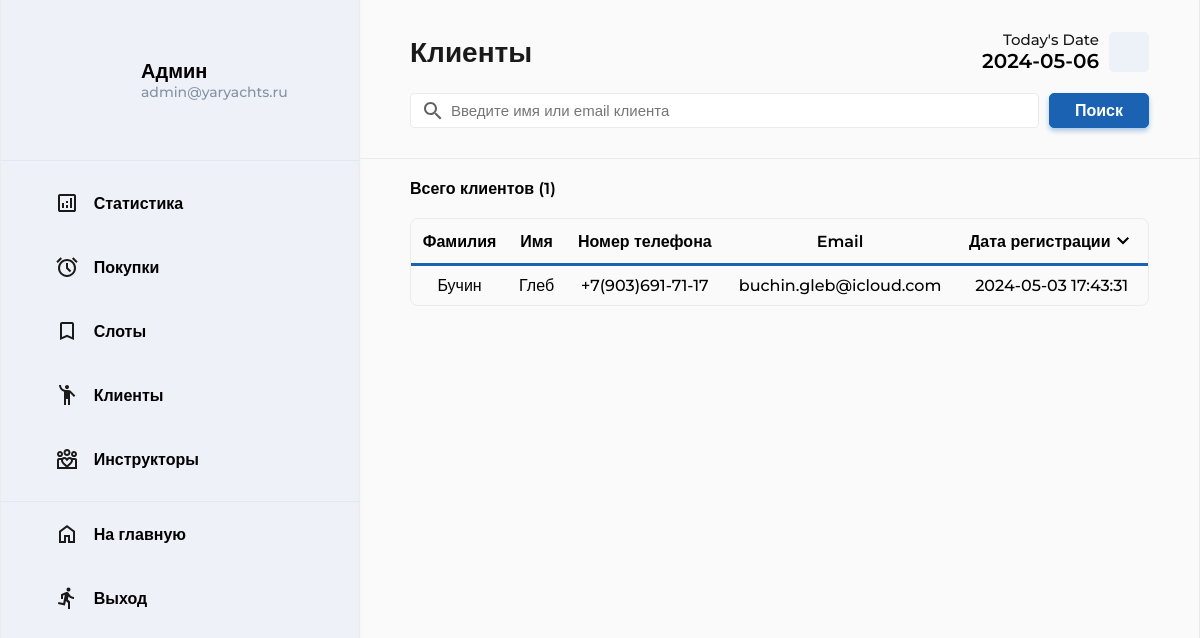
The app's page /admin/clients.php (signed in) with its own data.
### tables this page shows
CREATE TABLE `clients` (
  `client_id` int(11) NOT NULL,
  `user_id` int(11) NOT NULL,
  `client_surname` varchar(50) NOT NULL,
  `client_name` varchar(50) NOT NULL,
  `client_phone` varchar(20) NOT NULL
);

CREATE TABLE `users` (
  `user_id` int(11) NOT NULL,
  `email` varchar(255) NOT NULL,
  `password` varchar(255) NOT NULL,
  `role_id` int(11) NOT NULL,
  `created` timestamp NOT NULL DEFAULT CURRENT_TIMESTAMP
);

### app/database/db.php (called while the page is built, shortened)
<?php
require 'connection.php';
function dbCheckError($query){
    $errInfo = $query->errorInfo();
    return true;
}
function countRows($table, $params = []) {
    global $pdo;
    $sql = "SELECT COUNT(*) as total_rows FROM $table";
    $query = $pdo->prepare($sql);
    $query->execute();
    $result = $query->fetch(PDO::FETCH_ASSOC);
    return $result['total_rows'];
}

### admin/clients.php (the view, shortened to what this page needs)
<?php
    include "./../app/database/db.php";
?>
<!DOCTYPE html>
<html lang="en">
<head>
    <link rel="stylesheet" href="../assets/css/dashboard.css">
    <link rel="stylesheet" href="../assets/css/dashmedia.css">
</head>
<body>
    <div class="dashboard">
        <?php include("../app/include/admin_sidebar.php"); ?>
        <div class="body">
            <header class="header">
                <h1 class="header__title">Клиенты</h1>
                <form action="" method="post" class="header__search">
                    <input type="search" id="search" name="search" class="header__searchbar" placeholder="Введите имя или email клиента">
                    <button type="Submit" name="search__btn" value="Search" class="primary__btn search__btn">Поиск</button>
                </form>
                <div class="header__calendar">
                    <div class="calendar__text">
                        <p class="calendar__title">Today's Date</p>
                        <p class="calendar__date">
                            <?php
                                $date = date('Y-m-d');
                                echo $date;
                            ?>
                        </p>
                    </div>
                    <div class="calendar__img">
                        <lord-icon src="https://cdn.lordicon.com/abfverha.json" trigger="hover" colors="primary:#1a1a1a" style="width:40px;height:40px"></lord-icon>
                    </div>
                </div>
            </header>
            <main class="main">
                <div class="main__container">
                    <div class="row__counter">Всего клиентов&nbsp;(<?=$totalClients = countRows("clients")?>)</div>
                    <div class="table__container">
                        <table class="main__table">
                            <thead>
                                <tr>
                                    <th>Фамилия</th>
                                    <th>Имя</th>
                                    <th>Номер телефона</th>
                                    <th>Email</th>
                                    <th><p class="th__data__text">Дата регистрации <svg xmlns="http://www.w3.org/2000/svg" height="24" viewBox="0 -960 960 960" width="24"><path d="M480-345 240-585l56-56 184 184 184-184 56 56-240 240Z"/></svg></p></th>
                                </tr>
                            </thead>
                            <tbody>
                                <?php
                                    if($_SERVER['REQUEST_METHOD'] === 'POST' && isset($_POST['search__btn'])){
                                        $keyword=trim($_POST["search"]);
                                        $sql = "SELECT clients.client_id, clients.client_surname, clients.client_name, clients.client_phone, users.email, users.created
                                        FROM clients
                                        INNER JOIN users ON clients.user_id = users.user_id
                                        WHERE users.email = '$keyword' OR users.email LIKE '$keyword%' OR users.email LIKE '%$keyword' OR users.email LIKE '%$keyword%'
                                        OR clients.client_surname = '$keyword' OR clients.client_surname LIKE '$keyword%' OR clients.client_surname LIKE '%$keyword' OR clients.client_surname LIKE '%$keyword%'
                                        OR clients.client_name = '$keyword' OR clients.client_name LIKE '$keyword%' OR clients.client_name LIKE '%$keyword' OR clients.client_name LIKE '%$keyword%'
                                        OR CONCAT(clients.client_surname, ' ', clients.client_name) = '$keyword' OR CONCAT(clients.client_name, ' ', clients.client_surname) = '$keyword'";
                                    }else{
                                        $sql = "SELECT clients.client_id, clients.client_surname, clients.client_name, clients.client_phone, users.email, users.created
                                        FROM clients
                                        INNER JOIN users ON clients.user_id = users.user_id
                                        ORDER BY users.created DESC";
                                    }
                                    $query = $pdo->prepare($sql);
                                    $query->execute();
                                    $rowCount = $query->rowCount();
                                    if($rowCount > 0){
                                        while ($row = $query->fetch()) {
                                            echo "<tr>
                                            <td>".$row["client_surname"]."</td>
                                            <td>".$row["client_name"]."</td>
                                            <td style = 'white-space: nowrap'>".$row["client_phone"]."</td>
                                            <td>".$row["email"]."</td>
                                            <td>".$row["created"]."</td>
                                            </tr>";
                                        }
                                    }
                                ?>
                            </tbody>
                        </table>
                    </div>
                </div>
            </main>
        </div>
    </div>
</body>
</html>

### assets/css/dashboard.css (style rules this page uses)
body { background: var(--bg-white); line-height: normal; }
.dashboard { min-height: 100vh; max-width: 1920px; margin: 0 auto; }
.body { height: 100vh; overflow-y: auto; margin-left: 360px ; border-right: 1.5px solid var(--primary-border); box-shadow: 0 0px 0px 2px rgba(240, 240, 240, 0.3); }
.primary__btn { background-color: var(--accent-blue); border: 1px solid var(--accent-blue); box-shadow: 0 3px 5px 0 var(--light-blue); color: #fff; font-size: 16px; font-weight: 600; border-radius: 5px; transition: all .3s ease-in-out; }
.header { display: flex; justify-content: space-between; align-items: center; padding: 30px 50px; border-bottom: 1.5px solid var(--primary-border); gap: 20px; }
.header__title { color: var(--primary-black); font-weight: 900; font-size: 28px; }
.header__search { display: flex; flex-wrap: wrap; justify-content: center; width: 60%; gap: 10px; }
.header__searchbar { flex: 1; -webkit-appearance: none; -moz-appearance: none; appearance: none; outline: none; border-radius: 4px; padding: 8px 8px 8px 40px; border: 1px solid var(--primary-border); transition: border-color 0.15s ease-in-out, box-shadow 0.15s ease-in-out, background-color 0.15s ease-in-out; background-image: url('../img/icon/search.svg'); background-position: 10px 50%; background-repeat: no-repeat; font-weight: 500; font-size: 15px; }
.search__btn { min-width: 100px; min-height: 35px; }
.header__calendar { display: flex; align-items: center; gap: 10px; }
.calendar__text { text-align: end; min-width: 110px; white-space: nowrap; }
.calendar__title { font-size: 15px; font-weight: 500; opacity: .9; }
.calendar__date { font-size: 20px; font-weight: 600; }
.calendar__img { width: 40px; height: 40px; background: rgba(105, 145, 214, .09); border-radius: 5px; }
.main__container { width: calc(100% - 100px); margin: auto; padding: 20px 0 40px 0; }
.row__counter { font-weight: 600; font-size: 16px; margin-bottom: 20px; }
.table__container { max-height: 600px; width: 100%; overflow: auto; margin: auto; }
.main__table { border-spacing: 0; width: 100%; margin: auto; border: 1px solid var(--primary-border); border-radius: 8px; caption-side: top !important; border-collapse: separate !important; }
tr { transition: all .5s; }
th, td { text-align: center; padding: 10px; }
th { border-bottom: 3px solid var(--accent-blue); font-weight: 600; }
.th__data__text { display: flex; align-items: center; justify-content: center; }
td { font-weight: 500; }

### assets/css/dashmedia.css (style rules this page uses)
@media (max-width:1350px) { .header { flex-wrap: wrap; } }
@media (max-width:1350px) { .header__title, .header__search, .header__calendar { flex: 1 0 auto; } }
@media (max-width:1350px) { .header__search { order: 3; flex-basis: 100%; } }
@media (max-width:1350px) { .header__calendar { justify-content: end; } }

### assets/css/default.css (style rules this page uses)
:root { --primary-blue: #4e88b8; --light-blue:#a8c7e7; --primary-black:#1a1a1a; --primary-grey: #3a3a3a; --accent-blue: #1b62b3; --bg-white:#fafafa; --primary-border:#ebebeb; --error-red: #E32636; }
* { margin: 0; padding: 0; box-sizing: border-box; }
button { border:none; outline: none; cursor: pointer; background: transparent; }
p { margin-bottom: 0 !important; }
h1 { line-height: normal !important; margin: 0 !important; }
body { font-family: "Montserrat", sans-serif; background-color: #ffffff; }

### records on screen
clients: client_surname "Бучин", client_name "Глеб", client_phone "+7(903)691-71-17", user.email "buchin.gleb@icloud.com", user.created "2024-05-03 17:43:31"

### other values on screen
$_SESSION["email"] "admin@yaryachts.ru"
$totalClients = countRows("clients") "1"
